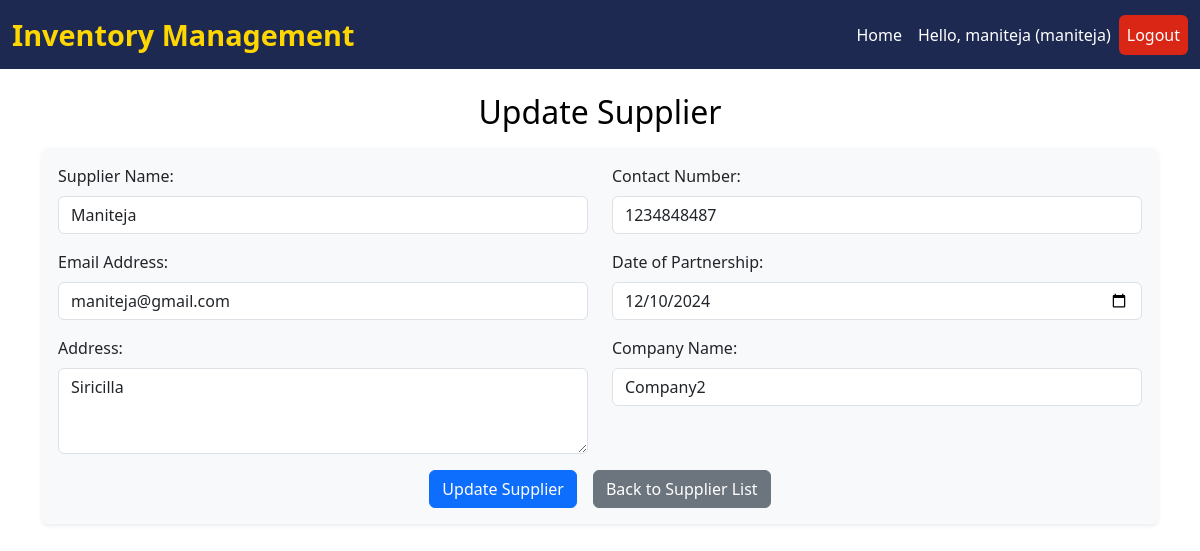
/supplier/update/2/ (signed in), run on an earlier commit of the app's database.
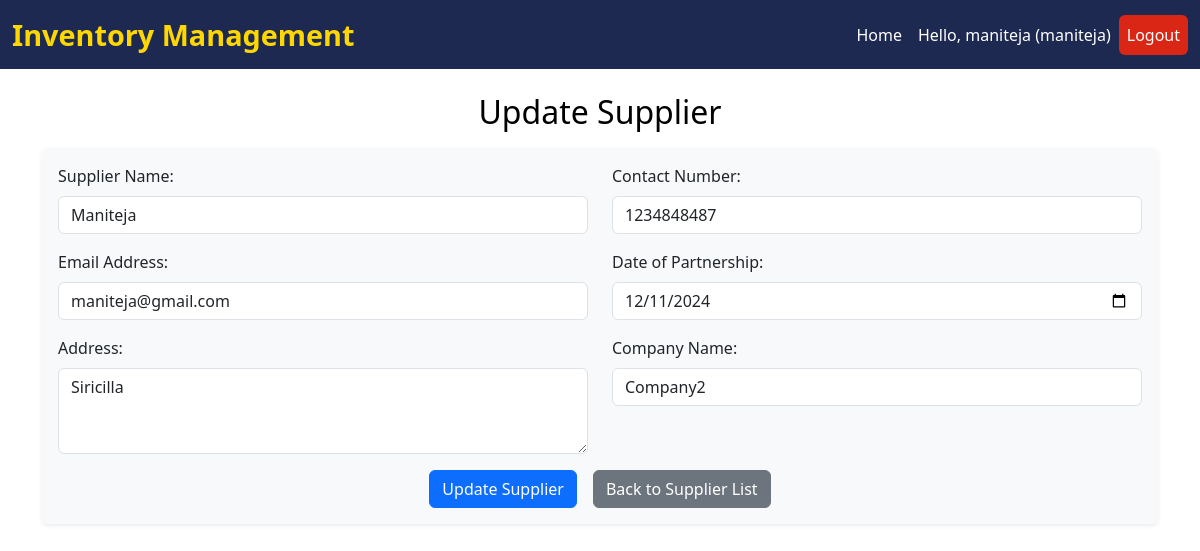
And on a later commit of the database.
### stock_analysis/models.py (models this page shows, shortened)
class Supplier(models.Model):
    name = models.CharField(max_length=100)
    contact = models.CharField(max_length=15, blank=True, null=True)
    email = models.EmailField(blank=True, null=True)
    address = models.TextField(blank=True, null=True)
    company = models.CharField(max_length=100, blank=True, null=True)
    partnership_date = models.DateField(default=now)  # Default to current date

### stock_analysis/supplier_views.py (the view, shortened to what this page needs)
# urls.py: path('supplier/update/<int:pk>/', login_required(supplier_views.update_supplier), name='update_supplier'),
def update_supplier(request, pk):
    supplier = get_object_or_404(Supplier, pk=pk)
    return render(request, 'suppliers/update_supplier.html', {'supplier': supplier})

### stock_analysis/templates/suppliers/update_supplier.html (shortened to what this page needs)
{% extends 'index.html' %}
{% block content %}
<div class="container mt-4">
    <h2 class="text-center mb-3" style="color: black">Update Supplier</h2>
    <form method="POST" class="needs-validation shadow-sm p-3 bg-light rounded" novalidate>
        <div class="row mb-3">
            <div class="col-md-6">
                <label for="name" class="form-label">Supplier Name:</label>
                <input type="text" class="form-control" id="name" name="name" value="{{ supplier.name }}" placeholder="Enter supplier name" required>
            </div>
            <div class="col-md-6">
                <label for="contact" class="form-label">Contact Number:</label>
                <input type="tel" class="form-control" id="contact" name="contact" pattern="\d{10}" placeholder="Enter 10-digit contact" value="{{ supplier.contact }}" required>
            </div>
        </div>
        <div class="row mb-3">
            <div class="col-md-6">
                <label for="email" class="form-label">Email Address:</label>
                <input type="email" class="form-control" id="email" name="email" value="{{ supplier.email }}" placeholder="Enter email address" required>
            </div>
            <div class="col-md-6">
                <label for="date" class="form-label">Date of Partnership:</label>
                <input type="date" class="form-control" id="date" name="date" value="{{ supplier.partnership_date|date:'Y-m-d' }}" required>
            </div>
        </div>
        <div class="row mb-3">
            <div class="col-md-6">
                <label for="address" class="form-label">Address:</label>
                <textarea class="form-control" id="address" name="address" rows="3" placeholder="Enter supplier address" required>{{ supplier.address }}</textarea>
            </div>
            <div class="col-md-6">
                <label for="company" class="form-label">Company Name:</label>
                <input type="text" class="form-control" id="company" name="company" value="{{ supplier.company }}" placeholder="Enter company name" required>
            </div>
        </div>
        <div class="d-flex justify-content-center gap-3 mt-3">
            <button type="submit" class="btn btn-primary btn-sm-2">Update Supplier</button>
            <a href="{% url 'supplier_list' %}" class="btn btn-secondary btn-sm-2">Back to Supplier List</a>
        </div>
    </form>
</div>
{% endblock %}

What changed in the data, as far as the page shows it:
changed Supplier "Maniteja": date "12/10/2024" → "12/11/2024"
